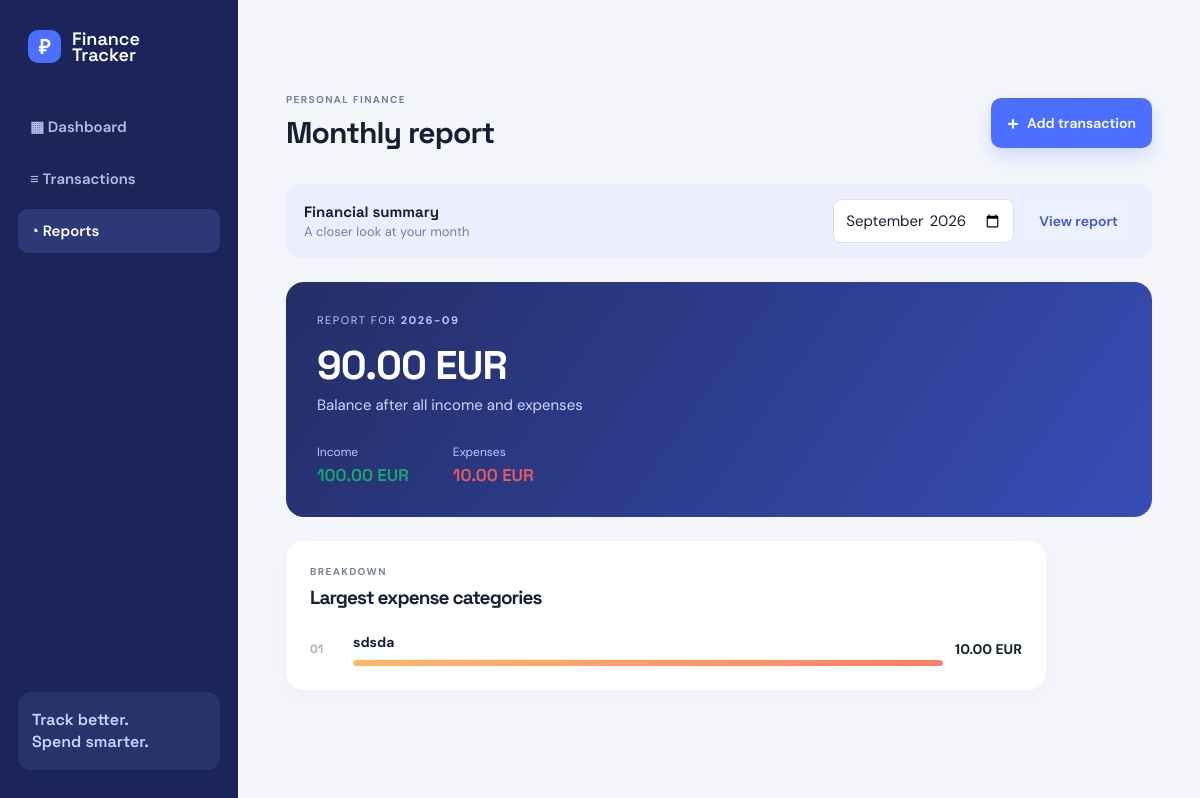
The app's page /report, older data.
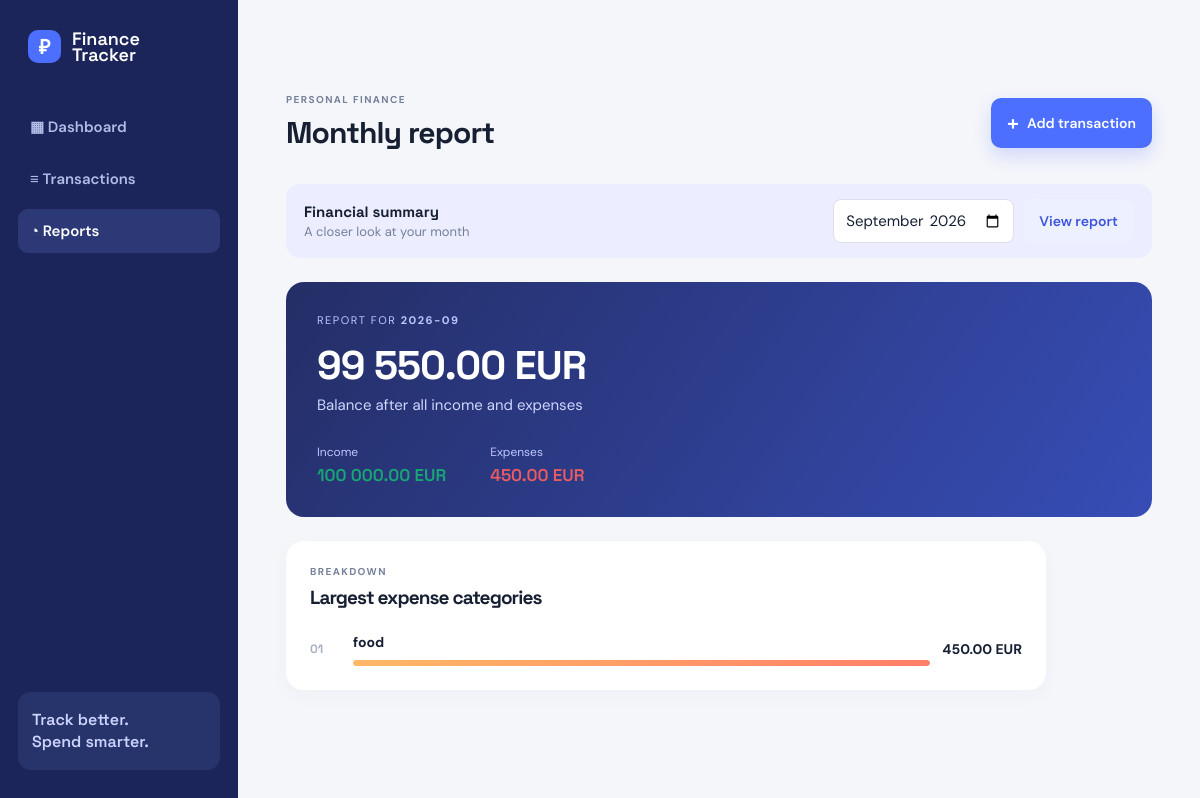
The same page, newer data.
### tables this page shows
CREATE TABLE transactions (
            id INTEGER PRIMARY KEY AUTOINCREMENT,
            type TEXT NOT NULL,
            amount REAL NOT NULL,
            category TEXT,
            description TEXT,
            date DATE
        );

### app.py (the view)
@app.get("/report")
def report():
    month = request.args.get("month", current_month())
    try:
        month = validate_date(month, allow_month=True)
    except ValueError:
        flash("Month must use YYYY-MM format.", "error")
        return redirect(url_for("report"))
    conn = database_connection()
    try:
        income, expenses = get_balance(conn, month)
        top_categories = get_expense_report(conn, month)
    finally:
        conn.close()
    return render_template(
        "report.html",
        month=month,
        income=income,
        expenses=expenses,
        balance=income - expenses,
        top_categories=top_categories,
    )

### app.py (called while the page is built)
def money(amount):
    return f"{amount:,.2f}".replace(",", " ") + " EUR"

@app.template_filter("money")
def money_filter(amount):
    return money(amount)

def database_connection():
    conn = create_connection()
    create_table(conn)
    return conn

def current_month():
    return date.today().strftime("%Y-%m")

### database.py (called while the page is built)
def create_connection():
    return sqlite3.connect(DB_NAME)

def create_table(conn):
    conn.execute(
        """
        CREATE TABLE IF NOT EXISTS transactions (
            id INTEGER PRIMARY KEY AUTOINCREMENT,
            type TEXT NOT NULL,
            amount REAL NOT NULL,
            category TEXT,
            description TEXT,
            date DATE
        )
        """
    )
    conn.commit()

### validators.py (called while the page is built)
def validate_date(value, allow_month=False):
    if value is None:
        return None
    expected_format = "%Y-%m" if allow_month else "%Y-%m-%d"
    try:
        parsed = date.fromisoformat(f"{value}-01" if allow_month else value)
    except ValueError as error:
        label = "month" if allow_month else "date"
        raise ValueError(
            f"{label.capitalize()} must use {expected_format} format."
        ) from error
    return parsed.strftime(expected_format)

### templates/report.html (shortened to what this page needs)
{% extends "base.html" %}
{% block heading %}Monthly report{% endblock %}
{% block content %}
<section class="month-bar">
    <div>
        <strong>Financial summary</strong>
        <span>A closer look at your month</span>
    </div>
    <form method="get">
        <input type="month" name="month" value="{{ month }}">
        <button class="button button-secondary">View report</button>
    </form>
</section>
<section class="report-hero">
    <p>REPORT FOR <strong>{{ month }}</strong></p>
    <h2>{{ balance|money }}</h2>
    <span>Balance after all income and expenses</span>
    <div>
        <dl>
            <dt>Income</dt><dd class="income">{{ income|money }}</dd>
        </dl>
        <dl>
            <dt>Expenses</dt><dd class="expense">{{ expenses|money }}</dd>
        </dl>
    </div>
</section>
<section class="panel report-categories">
    <div class="panel-heading">
        <div>
            <p class="eyebrow">BREAKDOWN</p>
            <h2>Largest expense categories</h2>
        </div>
    </div>
    {% if top_categories %}
        <ol class="category-list">
            {% for category, total in top_categories %}
                <li>
                    <span>0{{ loop.index }}</span>
                    <div>
                        <strong>{{ category }}</strong>
                        <progress class="progress" value="{{ total }}" max="{{ expenses }}"></progress>
                    </div>
                    <strong>{{ total|money }}</strong>
                </li>
            {% endfor %}
        </ol>
    {% else %}
        <div class="empty-state">No expenses recorded for this month.</div>
    {% endif %}
    </section>
{% endblock %}

Row changes from the older to the newer data that the page shows:
removed transactions: category "sdsda", {{ total }} 10.0 (drawn), total "10.00 EUR"
added transactions: category "food", {{ total }} 450.0 (drawn), total "450.00 EUR"
Text that changed along with them:
{{ balance|money }}: "90.00 EUR" → "99 550.00 EUR"
{{ income|money }}: "100.00 EUR" → "100 000.00 EUR"
{{ expenses|money }}: "10.00 EUR" → "450.00 EUR"
